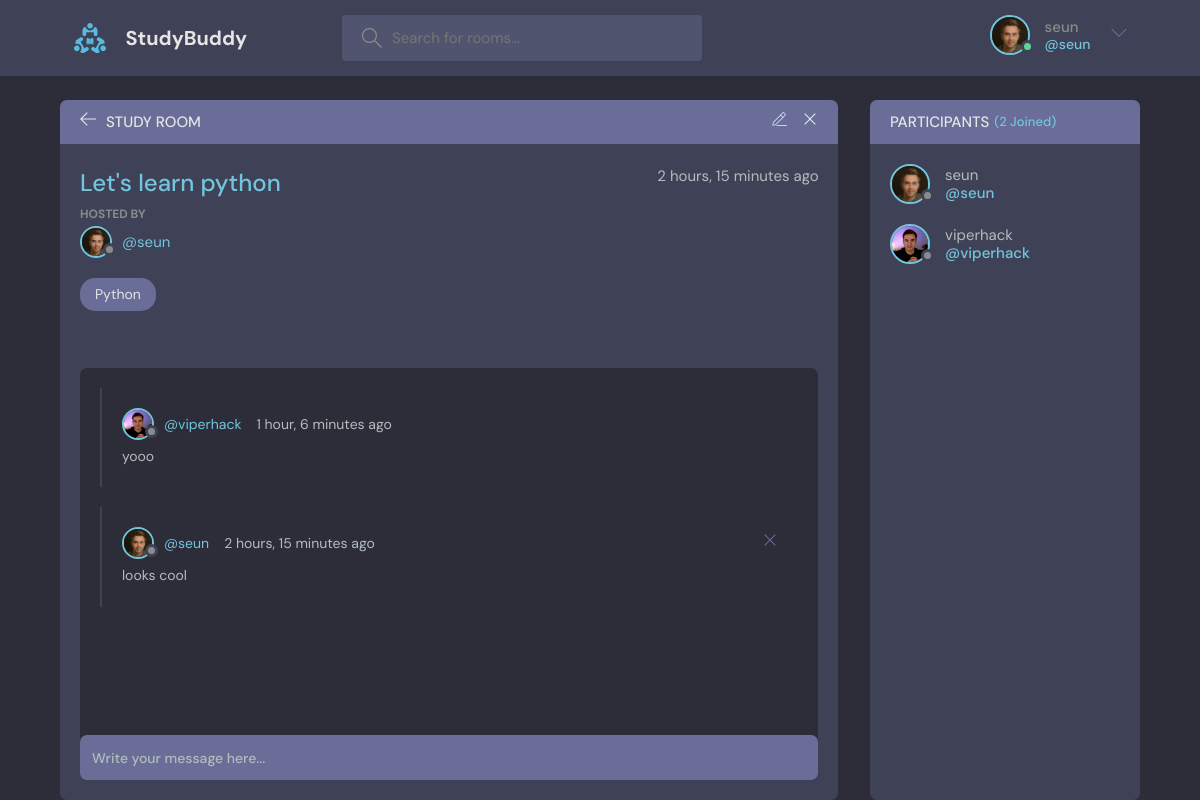
/room/1/ (signed in), run on the app's committed database.
### base/models.py (models this page shows, shortened)
class User(AbstractUser):
    name = models.CharField(max_length=200, null=True)
    email = models.EmailField(unique=True, null=True)
    bio = models.TextField(null=True)
    avatar = models.ImageField(null=True, default="avatar.svg")
    USERNAME_FIELD = 'email'
    REQUIRED_FIELDS = []

class Room(models.Model):
    host = models.ForeignKey(User, on_delete=models.SET_NULL, null=True)
    topic = models.ForeignKey(Topic, on_delete=models.SET_NULL, null=True)
    name = models.CharField(max_length=200)
    description = models.TextField(null=True, blank=True)
    participants = models.ManyToManyField(User, related_name='participants', blank=True)
    updated = models.DateTimeField(auto_now=True)
    created = models.DateTimeField(auto_now_add=True)
    class Meta:
        ordering = ['-updated', '-created']

class Topic(models.Model):
    name = models.CharField(max_length=200)
    def __str__(self):
        return self.name

class Message(models.Model):
    user = models.ForeignKey(User, on_delete=models.CASCADE)
    room = models.ForeignKey(Room, on_delete=models.CASCADE)
    body = models.TextField()
    updated = models.DateTimeField(auto_now=True)
    created = models.DateTimeField(auto_now_add=True)
    class Meta:
        ordering = ['-updated', '-created']

### base/views.py (the view, shortened to what this page needs)
# urls.py: path('room/<str:pk>/', views.room, name="room"),
@login_required(login_url='login')
def room(request, pk):
    room = Room.objects.get(id=pk)
    room_messages = room.message_set.all()
    participants = room.participants.all()
    context = {'room': room, 'room_messages': room_messages,
               'participants': participants}
    return render(request, 'base/room.html', context)

### base/templates/base/room.html (shortened to what this page needs)
{% extends 'main.html' %}
{% block content %}
<main class="profile-page layout layout--2">
      <div class="container">
        <div class="room">
          <div class="room__top">
            <div class="room__topLeft">
              <a href="{% url 'home' %}">
                <svg version="1.1" xmlns="http://www.w3.org/2000/svg" width="32" height="32" viewBox="0 0 32 32">
                  <title>arrow-left</title>
                  <path
                    d="M13.723 2.286l-13.723 13.714 13.719 13.714 1.616-1.611-10.96-10.96h27.625v-2.286h-27.625l10.965-10.965-1.616-1.607z"
                  ></path>
                </svg>
              </a>
              <h3>Study Room</h3>
            </div>
            {% if room.host == request.user %}
            <div class="room__topRight">
              <a href="{% url 'update-room' room.id %}">
              </a>
              <a href="{% url 'delete-room' room.id %}">
                <svg version="1.1" xmlns="http://www.w3.org/2000/svg" width="32" height="32" viewBox="0 0 32 32">
                  <title>remove</title>
                  <path
                    d="M27.314 6.019l-1.333-1.333-9.98 9.981-9.981-9.981-1.333 1.333 9.981 9.981-9.981 9.98 1.333 1.333 9.981-9.98 9.98 9.98 1.333-1.333-9.98-9.98 9.98-9.981z"
                  ></path>
                </svg>
              </a>
            </div>
            {% endif %}
          </div>
          <div class="room__box scroll">
            <div class="room__header scroll">
              <div class="room__info">
                <h3>{{room.name}}</h3>
                <span>{{room.created|timesince}} ago</span>
              </div>
              <div class="room__hosted">
                <p>Hosted By</p>
                <a href="{% url 'user-profile' room.host.id %}" class="room__author">
                  <div class="avatar avatar--small">
                    <img src="{{room.host.avatar.url}}" />
                  </div>
                <span>@{{room.host.username}}</span>
                </a>
              </div>
              <span class="room__topics">{{room.topic}}</span>
            </div>
            <div class="room__conversation">
              <div class="threads scroll">
                {% for message in room_messages %}
                <div class="thread">
                  <div class="thread__top">
                    <div class="thread__author">
                      <a href="{% url 'user-profile' message.user.id %}" class="thread__authorInfo">
                        <div class="avatar avatar--small">
                          <img src="{{message.user.avatar.url}}" />
                        </div>
                        <span>@{{message.user.username}}</span>
                      </a>
                      <span class="thread__date">{{message.created|timesince}} ago</span>
                    </div>
                    {% if request.user == message.user %}
                    <a href="{% url 'delete-message' message.id %}">
                    <div class="thread__delete">
                      <svg version="1.1" xmlns="http://www.w3.org/2000/svg" width="32" height="32" viewBox="0 0 32 32">
                        <title>remove</title>
                        <path
                          d="M27.314 6.019l-1.333-1.333-9.98 9.981-9.981-9.981-1.333 1.333 9.981 9.981-9.981 9.98 1.333 1.333 9.981-9.98 9.98 9.98 1.333-1.333-9.98-9.98 9.98-9.981z"
                        ></path>
                      </svg>
                    </div>
                    </a>
                    {% endif %}
                  </div>
                  <div class="thread__details">
                    {{message.body}}
                  </div>
                </div>
                {% endfor %}
              </div>
            </div>
          </div>
          <div class="room__message">
            <form action="" method="POST">
              <input name="body" placeholder="Write your message here..." /></form>
          </div>
        </div>
        <div class="participants">
          <h3 class="participants__top">Participants <span>({{participants.count}} Joined)</span></h3>
          <div class="participants__list scroll">
            {% for user in participants %}
            <a href="{% url 'user-profile' user.id %}" class="participant">
              <div class="avatar avatar--medium">
                <img src="{{user.avatar.url}}" />
              </div>
              <p>
                {{user.username}}
                <span>@{{user.username}}</span>
              </p>
            </a>
              {% endfor %}
          </div>
        </div>
      </div>
    </main>
    {% endblock content %}

### templates/navbar.html (shortened to what this page needs)
{% load static %}
<header class="header header--loggedIn">
    <div class="container">
      <a href="{% url 'home' %}" class="header__logo">
        <img src="{% static 'images/logo.svg' %}" />
        <h1>StudyBuddy</h1>
      </a>
      <form class="header__search" method="GET" action="{% url 'home' %}">
        <label>
          <input name="q" placeholder="Search for rooms..." />
        </label>
      </form>
      <nav class="header__menu">
        {% if request.user.is_authenticated %}
        <div class="header__user">
          <a href="{% url 'update-user' %}">
            <div class="avatar avatar--medium active">
              <img src="{{request.user.avatar.url}}" />
            </div>
            <p>{{request.user.username}}<span>@{{request.user.username}}</span></p>
          </a>
          <button class="dropdown-button">
            <svg version="1.1" xmlns="http://www.w3.org/2000/svg" width="32" height="32" viewBox="0 0 32 32">
              <title>chevron-down</title>
              <path d="M16 21l-13-13h-3l16 16 16-16h-3l-13 13z"></path>
            </svg>
          </button>
        </div>
        {% else %}
         <a href="{% url 'login' %}">
          <img src="{% static 'images/avatar.svg' %}" />
          <p>Login</p>
        </a>
        {% endif %}
      </nav>
    </div>
  </header>

### data on the page
User: user.avatar (picture), user.username "seun", avatar (picture), username "seun"
Room: name "Let's learn python", created "2 hours, 15 minutes", host.avatar (picture), host.username "seun", topic "Python"
Message: user.avatar (picture), user.username "viperhack", created "1 hour, 6 minutes", body "yooo"
Message: user.avatar (picture), user.username "seun", created "2 hours, 15 minutes", body "looks cool"
User: avatar (picture), username "viperhack"

### other printed values
{{ participants.count }} "2"
